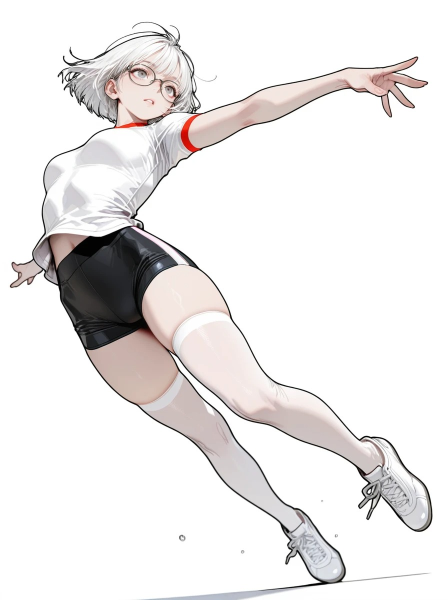
#> input picture examples/cases/sports-illustration-anime2sketch/input.jpg, 896 x 1200 px (shown at 1/2 size)
$ python -i preprocess.py   (imports and definitions only)
#> lines starting #> are read from the running program, lines starting #| are printed output that depends on the picture; after the words box and inside, x2 and y2 are one past the last pixel; in counts of white or black regions, pixels touching at a corner belong together
"""Image preprocessing and stroke extraction."""

from __future__ import annotations

import math
import re
import xml.etree.ElementTree as ET
from dataclasses import dataclass
from functools import cmp_to_key
from pathlib import Path

import numpy as np
from PIL import Image, ImageDraw

Point = tuple[float, float]
NEIGHBORS_8 = [(-1, -1), (0, -1), (1, -1), (-1, 0), (1, 0), (-1, 1), (0, 1), (1, 1)]
DEFAULT_BORDER_MARGIN_RATIO = 0.012
MIN_BORDER_MARGIN_PX = 4
STROKE_DETAIL_PRESETS = {
    "balanced": {
        "threshold": 235,
        "min_points": 8,
        "min_length": 8.0,
        "smooth_spacing": None,
        "merge_gap": None,
        "merge": True,
        "max_merge_strokes": 1000,
    },
    "rich": {
        "threshold": 235,
        "min_points": 4,
        "min_length": "rich",
        "smooth_spacing": "rich",
        "merge_gap": "rich",
        "merge": True,
        "max_merge_strokes": 3200,
    },
    "max": {
        "threshold": 248,
        "min_points": 2,
        "min_length": 3.0,
        "smooth_spacing": "max",
        "merge_gap": "max",
        "merge": False,
        "max_merge_strokes": 0,
    },
}


@dataclass
class Stroke:
    """A drawable stroke path.

    Example:
        >>> Stroke(points=[(0, 0), (1, 1)]).source
        'raster'
    """

    points: list[Point]
    color: tuple[int, int, int] = (64, 60, 62)
    source: str = "raster"
    reveal_width: int | None = None


@dataclass
class StrokeBlock:
    """A spatially coherent group of strokes rendered as one story beat."""

    id: int
    strokes: list[Stroke]
    bounds: tuple[int, int, int, int]
    ink_length: float
    source_indices: list[int]
    fill_bounds: tuple[int, int, int, int] | None = None

    # [4 lines left out: function center, not called in this run]

    @property
    def reveal_bounds(self) -> tuple[int, int, int, int]:
        return self.fill_bounds or self.bounds


# [11 lines left out: function load_on_canvas, not called in this run]


def load_on_canvas_with_bounds(image_path: Path, canvas_size: tuple[int, int]) -> tuple[Image.Image, tuple[int, int, int, int]]:
    """Resize an image into a white canvas and return its placed bounds."""

    width, height = canvas_size
    src = Image.open(image_path).convert("RGBA")
    src.thumbnail((width, height), Image.Resampling.LANCZOS)
    canvas = Image.new("RGBA", (width, height), (255, 255, 255, 255))
    left, top = (width - src.width) // 2, (height - src.height) // 2
    canvas.alpha_composite(src, (left, top))
    return canvas.convert("RGB"), (left, top, left + src.width, top + src.height)


def binarize(img: np.ndarray, threshold: int = 235) -> np.ndarray:
    """Convert a grayscale image array into a boolean foreground mask.

    Example:
        >>> binarize(np.array([[255, 0]], dtype=np.uint8)).tolist()
        [[False, True]]
    """

    return img < threshold


def _border_margin_px(canvas_size: tuple[int, int], margin_px: int | None = None) -> int:
    if margin_px is not None:
        return max(0, int(margin_px))
    width, height = canvas_size
    return max(MIN_BORDER_MARGIN_PX, int(round(min(width, height) * DEFAULT_BORDER_MARGIN_RATIO)))


def _normalized_bounds(bounds: tuple[int, int, int, int], shape: tuple[int, int]) -> tuple[int, int, int, int]:
    h, w = shape
    x0, y0, x1, y1 = bounds
    return max(0, x0), max(0, y0), min(w, x1), min(h, y1)


def _clear_frame_band(mask: np.ndarray, bounds: tuple[int, int, int, int], margin_px: int) -> None:
    x0, y0, x1, y1 = _normalized_bounds(bounds, mask.shape)
    if x1 <= x0 or y1 <= y0:
        return
    margin = min(margin_px, max(1, (x1 - x0) // 4), max(1, (y1 - y0) // 4))
    if margin <= 0:
        return

    mask[y0 : min(y1, y0 + margin), x0:x1] = False
    mask[max(y0, y1 - margin) : y1, x0:x1] = False
    mask[y0:y1, x0 : min(x1, x0 + margin)] = False
    mask[y0:y1, max(x0, x1 - margin) : x1] = False

    search = max(margin * 3, 16)
    pad = max(1, margin // 2)
    density_threshold = 0.75

    def clear_rows(row_indices: np.ndarray) -> None:
        for row in row_indices:
            mask[max(y0, row - pad) : min(y1, row + pad + 1), x0:x1] = False

    def clear_cols(col_indices: np.ndarray) -> None:
        for col in col_indices:
            mask[y0:y1, max(x0, col - pad) : min(x1, col + pad + 1)] = False

    top_end = min(y1, y0 + search)
    if top_end > y0 and x1 > x0:
        rows = np.where(mask[y0:top_end, x0:x1].mean(axis=1) >= density_threshold)[0] + y0
        clear_rows(rows)
    bottom_start = max(y0, y1 - search)
    if y1 > bottom_start and x1 > x0:
        rows = np.where(mask[bottom_start:y1, x0:x1].mean(axis=1) >= density_threshold)[0] + bottom_start
        clear_rows(rows)
    left_end = min(x1, x0 + search)
    if left_end > x0 and y1 > y0:
        cols = np.where(mask[y0:y1, x0:left_end].mean(axis=0) >= density_threshold)[0] + x0
        clear_cols(cols)
    right_start = max(x0, x1 - search)
    if x1 > right_start and y1 > y0:
        cols = np.where(mask[y0:y1, right_start:x1].mean(axis=0) >= density_threshold)[0] + right_start
        clear_cols(cols)


def suppress_canvas_border(
    mask: np.ndarray,
    bounds: tuple[int, int, int, int] | None = None,
    margin_px: int | None = None,
) -> np.ndarray:
    """Remove frame-like lines hugging the canvas or placed-image edges."""

    cleaned = mask.copy()
    if cleaned.size == 0:
        return cleaned
    h, w = cleaned.shape
    margin = _border_margin_px((w, h), margin_px)
    _clear_frame_band(cleaned, (0, 0, w, h), margin)
    if bounds is not None:
        _clear_frame_band(cleaned, bounds, margin)
    return cleaned


def quality_check(png_path: Path, canvas_size: tuple[int, int] = (1024, 1024), threshold: int = 235) -> float:
    """Return foreground pixel ratio for a candidate line-art image.

    Example:
        >>> 0 <= quality_check(Path("missing.png")) <= 1  # doctest: +IGNORE_EXCEPTION_DETAIL
        Traceback (most recent call last):
        ...
    """

    source, bounds = load_on_canvas_with_bounds(png_path, canvas_size)
#> in load_on_canvas_with_bounds, `src.thumbnail((width, height), Image.Resampling.LANCZOS)`:
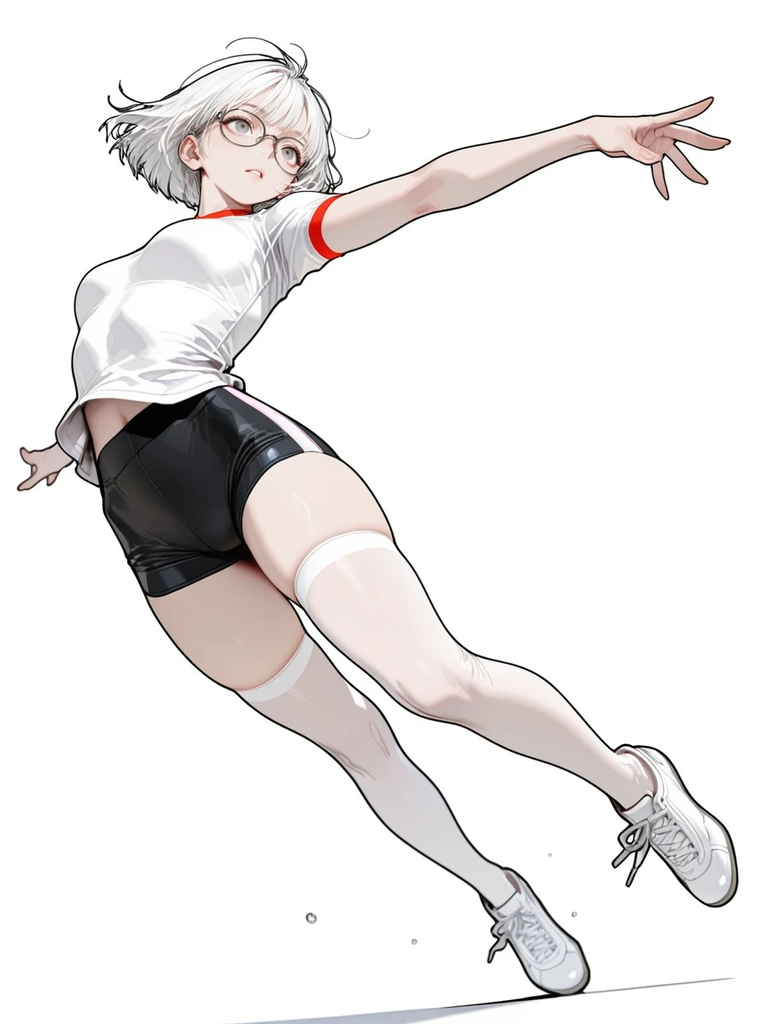
#> src: PIL image 765x1024 RGBA; mean R, G, B, A 235.4, 232.9, 232.5, 255
#> in load_on_canvas_with_bounds, `canvas = Image.new("RGBA", (width, height), (255, 255, 255, 255))`: canvas: PIL image 1024x1024 RGBA; every value is 255
#> in load_on_canvas_with_bounds, `canvas.alpha_composite(src, (left, top))`:
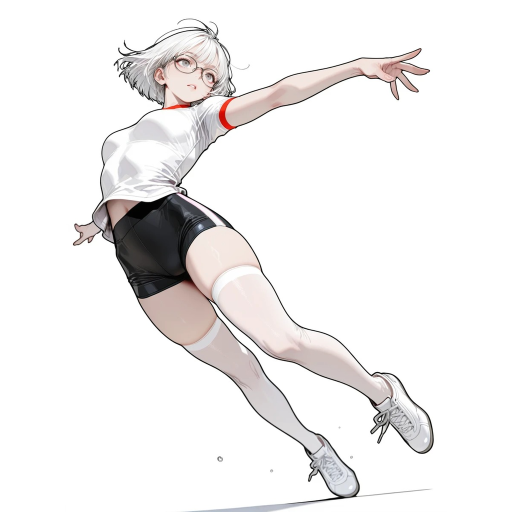
#> canvas: PIL image 1024x1024 RGBA (shown at 1/2 size); mean R, G, B, A 240.3, 238.5, 238.2, 255
#> bounds = (129, 0, 894, 1024)
    mask = suppress_canvas_border(binarize(np.asarray(source.convert("L")), threshold), bounds=bounds)
#> in binarize, `return img < threshold`:
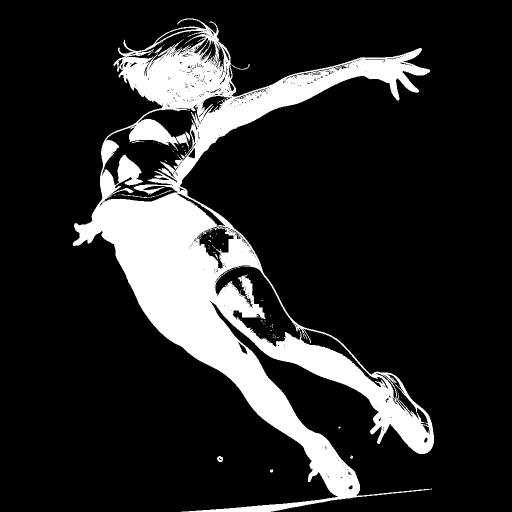
#> returned value: shape (1024, 1024) bool (shown at 1/2 size); 16.5% white; 136 white regions (124 under 20 px), largest, box (x1, y1, x2, y2) and area: (145, 37, 868, 1024) 172180, (352, 267, 378, 296) 323, (434, 912, 446, 924) 97
#> in _clear_frame_band, `mask[max(y0, y1 - margin) : y1, x0:x1] = False`:
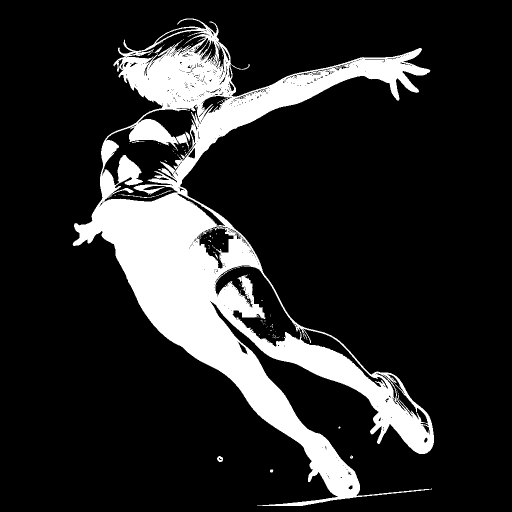
#> mask: shape (1024, 1024) bool (shown at 1/2 size); 16.4% white; 136 white regions (124 under 20 px), largest, box (x1, y1, x2, y2) and area: (145, 37, 868, 1012) 170571, (352, 267, 378, 296) 323, (434, 912, 446, 924) 97
#> in _clear_frame_band, `rows = np.where(mask[y0:top_end, x0:x1].mean(axis=1) >= density_thresh..`: rows = empty array
    return float(np.mean(mask))


# [60 lines left out: functions zhang_suen_skeleton, _skel_neighbors, not called in this run]


def _edge_key(a: tuple[int, int], b: tuple[int, int]) -> tuple[tuple[int, int], tuple[int, int]]:
    return (a, b) if a <= b else (b, a)


# [55 lines left out: functions _choose_next, trace_8connected, not called in this run]


def _stroke_length(points: list[Point]) -> float:
    return sum(math.hypot(b[0] - a[0], b[1] - a[1]) for a, b in zip(points, points[1:]))


def _point_distance(a: Point, b: Point) -> float:
    return math.hypot(b[0] - a[0], b[1] - a[1])


# [5 lines left out: function _unit_vector, not called in this run]


def _dot(a: Point, b: Point) -> float:
    return a[0] * b[0] + a[1] * b[1]


# [212 lines left out: functions _is_frame_stroke, filter_canvas_border_strokes, _merge_candidate, merge_nearby_strokes, _resample_points, _chaikin_smooth and 3 more, not called in this run]


def _stroke_center(points: list[Point]) -> Point:
    x0, y0, x1, y1 = _stroke_bounds(points)
    return ((x0 + x1) / 2.0, (y0 + y1) / 2.0)


# [589 lines left out: functions _canvas_from_strokes, _bounds_gap, _union_bounds, _point_to_bounds_distance, group_strokes_into_blocks, order_strokes and 7 more, not called in this run]


def _sample_ellipse(cx: float, cy: float, rx: float, ry: float, steps: int = 80) -> list[Point]:
    return [(cx + math.cos(2 * math.pi * i / steps) * rx, cy + math.sin(2 * math.pi * i / steps) * ry) for i in range(steps + 1)]


# [53 lines left out: function svg_to_strokes, not called in this run]

>>> result = quality_check('../../examples/cases/sports-illustration-anime2sketch/input.jpg')
#> result = 0.164
